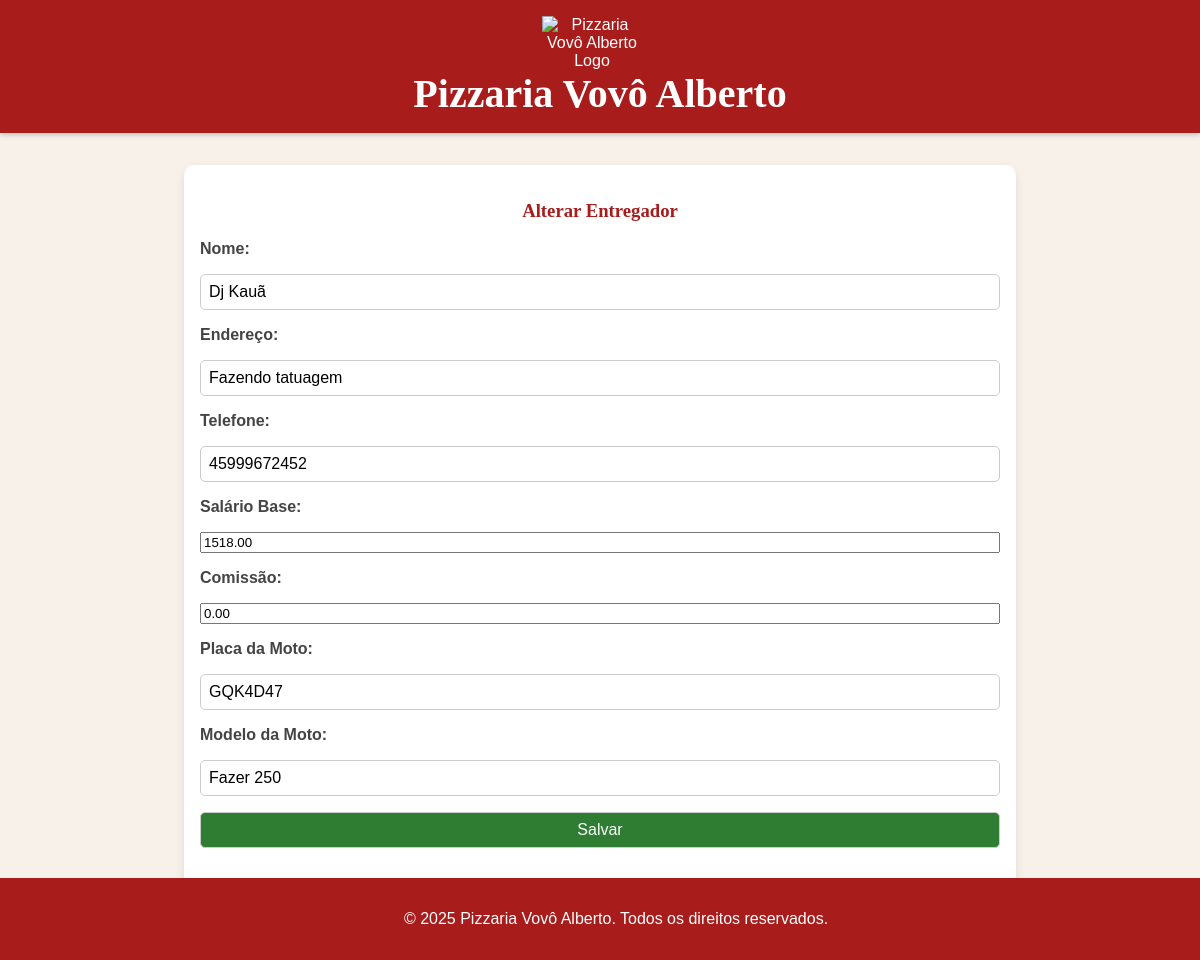
The app's page /view/entregadores/formEntregador.php?id=2 with its own data.
### tables this page shows
CREATE TABLE entregador (
    id INT AUTO_INCREMENT NOT NULL,
    nome VARCHAR(50) NOT NULL,
    endereco VARCHAR(100) NOT NULL,
    telefone VARCHAR(50) NOT NULL,
    salarioBase DECIMAL(10,2) NOT NULL,
    comissao DECIMAL(10,2) DEFAULT 0,
    placaMoto VARCHAR(7) NOT NULL,
    modeloMoto VARCHAR(30) NOT NULL,
    CONSTRAINT pk_entregador PRIMARY KEY (id)
);

### dao/EntregadorDAO.php (called while the page is built, shortened)
<?php
require_once(__DIR__ . '/../util/Connection.php');
require_once(__DIR__ . '/../model/Entregador.php');
class EntregadorDAO {
    private PDO $conexao;
    public function __construct() {
        $this->conexao = Connection::getConnection();
    }
    public function buscarPorId(int $id): ?Entregador {
        $sql = "SELECT * FROM entregador WHERE id = ?";
        $stm = $this->conexao->prepare($sql);
        $stm->execute([$id]);
        $result = $stm->fetchAll(PDO::FETCH_ASSOC);
        $entregadores = $this->map($result);
        return count($entregadores) > 0 ? $entregadores[0] : null;
    }
    public function map($resultado) {
        $entregadores = [];
        foreach ($resultado as $r) {
            $entregador = new Entregador();
            $entregador->setId($r['id']);
            $entregador->setNome($r['nome']);
            $entregador->setEndereco($r['endereco']);
            $entregador->setTelefone($r['telefone']);
            $entregador->setSalarioBase($r['salarioBase']);
            $entregador->setComissao($r['comissao']);
            $entregador->setPlacaMoto($r['placaMoto']);
            $entregador->setModeloMoto($r['modeloMoto']);
            $entregadores[] = $entregador;
        }
        return $entregadores;
    }
}
?>

### util/Connection.php (called while the page is built, shortened)
<?php
class Connection {
    private static $conn = null;
    public static function getConnection() {
        if(self::$conn == null) {
            try {
                $opcoes = array(
                    PDO::MYSQL_ATTR_INIT_COMMAND => "SET NAMES utf8",
                    PDO::ATTR_ERRMODE => PDO::ERRMODE_EXCEPTION,
                    PDO::ATTR_DEFAULT_FETCH_MODE => PDO::FETCH_ASSOC);
                $strConn = "mysql:host=" . DB_HOST . ";dbname=" . DB_NAME;
                self::$conn = new PDO($strConn, DB_USER, DB_PASSWORD, $opcoes);
            } catch(PDOException $e) {
                echo "Erro ao conectar na base de dados.<br>";
                print_r($e);
            }
        }
        return self::$conn;
    }
}

### controller/EntregadorController.php (called while the page is built, shortened)
<?php
require_once(__DIR__ . '/../model/Entregador.php');
require_once(__DIR__ . '/../dao/EntregadorDAO.php');
class EntregadorController {
    private ?EntregadorDAO $entregadorDAO;
    public function __construct(){
        $this->entregadorDAO = new EntregadorDAO();
    }
    public function buscarPorId(int $id): ?Entregador {
        return $this->entregadorDAO->buscarPorId($id);
    }
}
?>

### model/Entregador.php (called while the page is built, shortened)
<?php
class Entregador {
    private $nome;
    private $endereco;
    private $telefone;
    private $salarioBase;
    private $comissao;
    private $placaMoto;
    private $modeloMoto;
    function getNome(){
        return $this->nome;
    }
    function setNome($nome){
        $this->nome=$nome;
    }
    function getEndereco(){
        return $this->endereco;
    }
    function setEndereco($endereco){
        $this->endereco=$endereco;
    }
    function getTelefone(){
        return $this->telefone;
    }
    function setTelefone($telefone){
        $this->telefone=$telefone;
    }
    function getSalarioBase(){
        return $this->salarioBase;
    }
    function setSalarioBase($salarioBase){
        $this->salarioBase=$salarioBase;
    }
    function getComissao(){
        return $this->comissao;
    }
    function setComissao($comissao){
        $this->comissao=$comissao;
    }
    function getPlacaMoto(){
        return $this->placaMoto;
    }
    function setPlacaMoto($placaMoto){
        $this->placaMoto=$placaMoto;
    }
    function getModeloMoto(){
        return $this->modeloMoto;
    }
    function setModeloMoto($modeloMoto){
        $this->modeloMoto=$modeloMoto;
    }
}
?>

### view/entregadores/formEntregador.php (the view, shortened to what this page needs)
<?php
require_once(__DIR__ . "/../../controller/EntregadorController.php");
require_once(__DIR__ . "/../include/header.php");
$entregadorCont = new EntregadorController();
$id = filter_input(INPUT_GET, 'id', FILTER_VALIDATE_INT);
$entregador = $id ? $entregadorCont->buscarPorId($id) : new Entregador();
?>
<!DOCTYPE html>
<html lang="pt-BR">
<head>
    <link rel="stylesheet" href="../../css/styles.css">
</head>
<body>
    <main>
        <h3><?= $id ? 'Alterar' : 'Criar Novo' ?> Entregador</h3>
        <form action="" method="post">
            <label for="nome">Nome:</label>
            <input type="text" name="nome" id="nome" value="<?= htmlspecialchars($entregador->getNome() ?? '') ?>">
            <label for="endereco">Endereço:</label>
            <input type="text" name="endereco" id="endereco" value="<?= htmlspecialchars($entregador->getEndereco() ?? '') ?>">
            <label for="telefone">Telefone:</label>
            <input type="text" name="telefone" id="telefone" value="<?= htmlspecialchars($entregador->getTelefone() ?? '') ?>">
            <label for="salarioBase">Salário Base:</label>
            <input type="number" name="salarioBase" id="salarioBase" step="0.01" value="<?= htmlspecialchars($entregador->getSalarioBase() ?? '') ?>">
            <label for="comissao">Comissão:</label>
            <input type="number" name="comissao" id="comissao" step="0.01" value="<?= htmlspecialchars($entregador->getComissao() ?? '') ?>">
            <label for="placaMoto">Placa da Moto:</label>
            <input type="text" name="placaMoto" id="placaMoto" value="<?= htmlspecialchars($entregador->getPlacaMoto() ?? '') ?>">
            <label for="modeloMoto">Modelo da Moto:</label>
            <input type="text" name="modeloMoto" id="modeloMoto" value="<?= htmlspecialchars($entregador->getModeloMoto() ?? '') ?>">
            <input type="submit" value="Salvar">
        </form>
    </main>
</body>
</html>
<?php include_once(__DIR__ . "/../include/footer.php"); ?>

### css/styles.css (style rules this page uses)
body { font-family: 'Arial', sans-serif; background-color: #f8f1e9; margin: 0; padding: 0; background-image: url('https://www.transparenttextures.com/patterns/pizza.png'); background-size: cover; color: #333; }
main { max-width: 800px; margin: 2rem auto; padding: 1rem; background-color: #fff; border-radius: 10px; box-shadow: 0 4px 10px rgba(0, 0, 0, 0.1); padding-bottom: 4rem; }
h3 { color: #a81c1c; font-family: 'Georgia', serif; text-align: center; }
form { display: flex; flex-direction: column; gap: 1rem; }
label { font-weight: bold; color: #444; }
select, input[type="text"], input[type="submit"], button { padding: 0.5rem; border: 1px solid #ccc; border-radius: 5px; font-size: 1rem; }
input[type="submit"], button { background-color: #2e7d32; color: #fff; cursor: pointer; transition: background-color 0.3s; }

### records on screen
entregador: nome "Dj Kauã", endereco "Fazendo tatuagem", telefone "45999672452", salarioBase "1518.00", comissao "0.00", placaMoto "GQK4D47", modeloMoto "Fazer 250"
